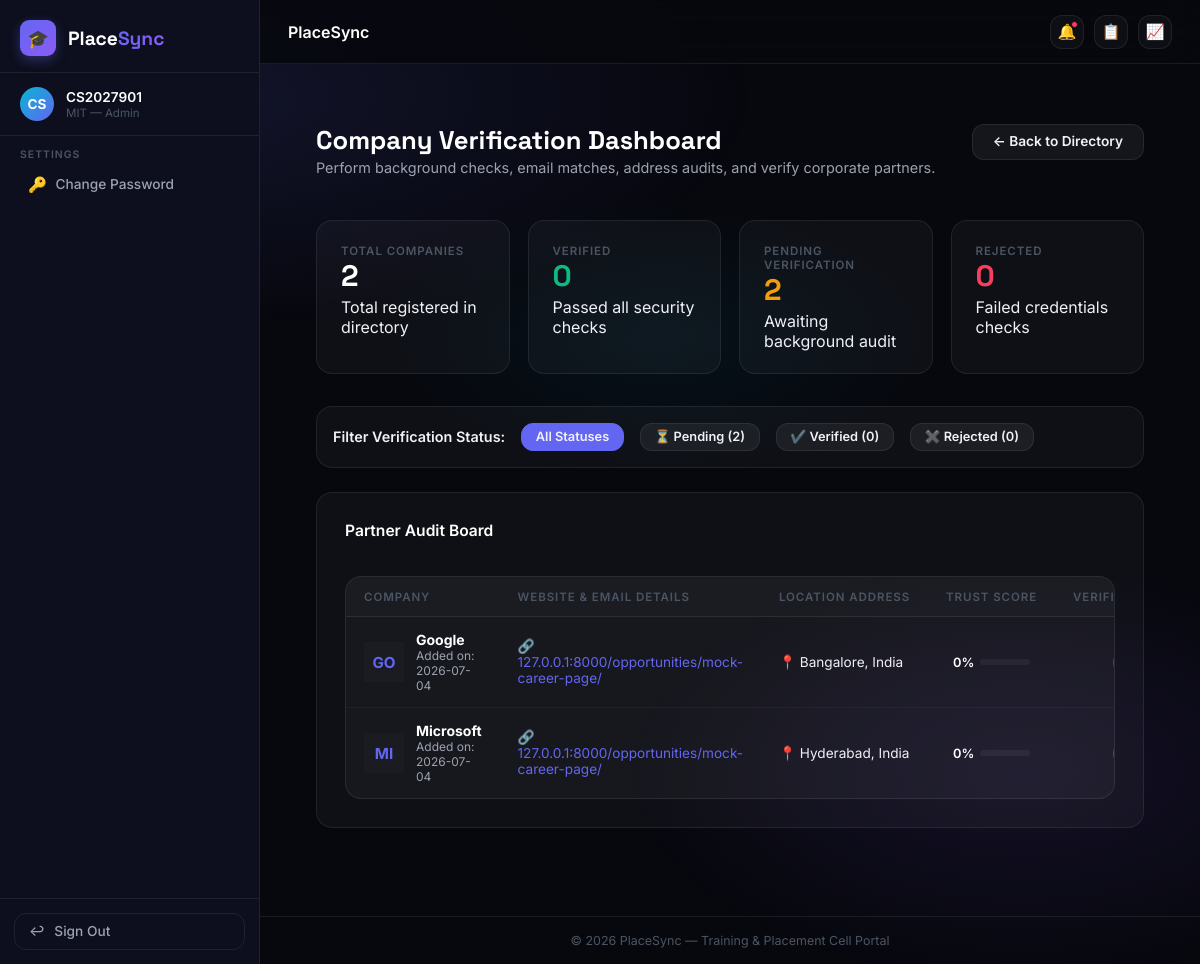
/companies/verification/ (signed in), run on an earlier commit of the app's database.
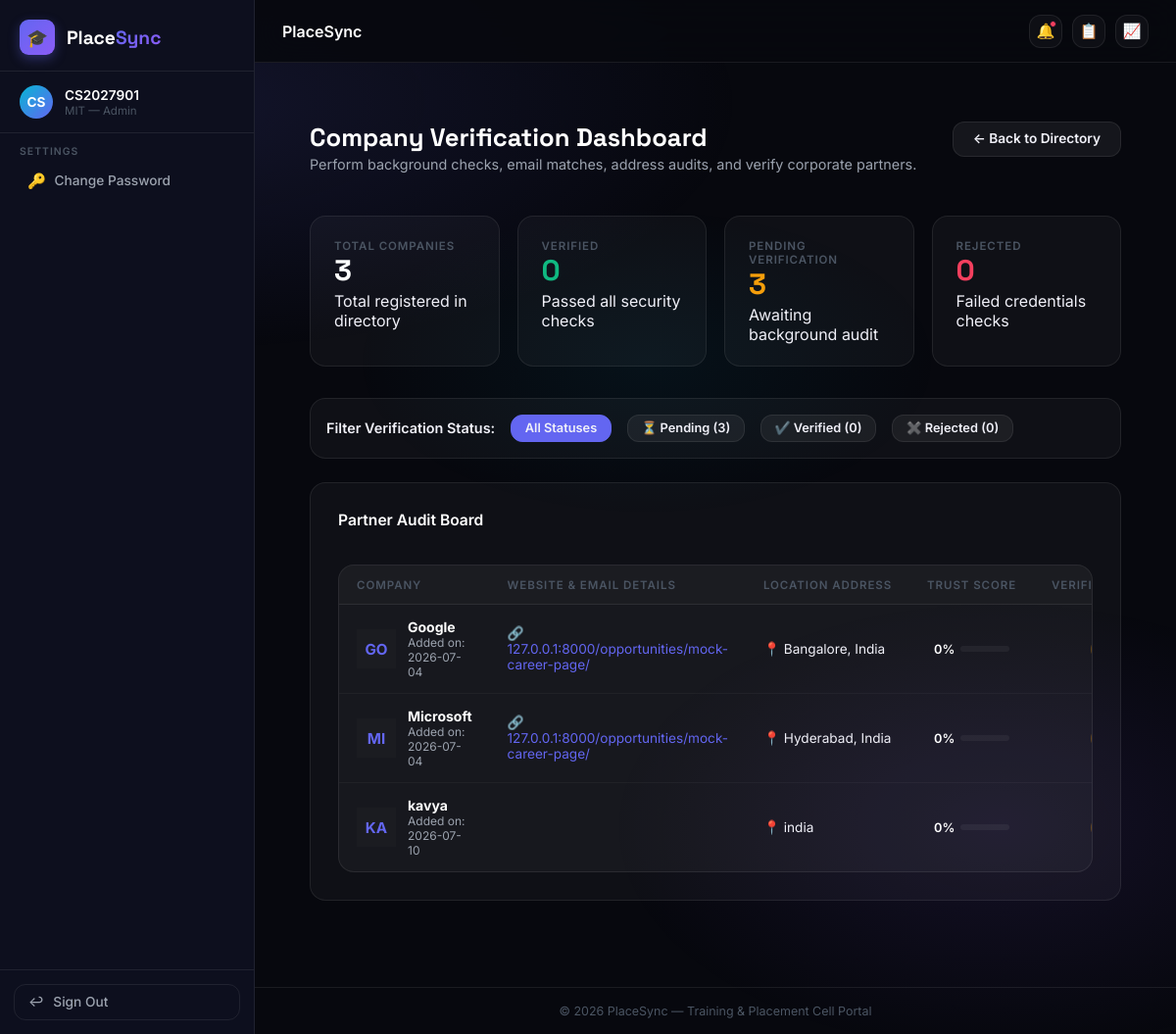
And on a later commit of the database.
### companies/models.py (models this page shows, shortened)
class Company(models.Model):
    class JobMode(models.TextChoices):
        REMOTE = 'REMOTE', 'Remote'
        HYBRID = 'HYBRID', 'Hybrid'
        ON_SITE = 'ON_SITE', 'On-site'
    class VerificationStatus(models.TextChoices):
        PENDING = 'PENDING', 'Pending'
        VERIFIED = 'VERIFIED', 'Verified'
        REJECTED = 'REJECTED', 'Rejected'
    college = models.ForeignKey(
        'colleges.College',
        on_delete=models.CASCADE,
        related_name='companies'
    )
    name = models.CharField(max_length=255)
    logo = models.ImageField(upload_to='company_logos/', blank=True, null=True)
    website = models.URLField(blank=True)
    career_page = models.URLField(blank=True)
    industry = models.CharField(max_length=255, blank=True)
    company_size = models.CharField(max_length=100, blank=True, null=True)
    linkedin_url = models.URLField(blank=True, null=True)
    about_company = models.TextField(blank=True, null=True)
    registration_number = models.CharField(max_length=100, blank=True, null=True)
    hr_name = models.CharField(max_length=255, blank=True)
    hr_email = models.EmailField(blank=True)
    hr_phone = models.CharField(max_length=20, blank=True)
    hr_notes = models.TextField(blank=True, help_text="Any additional HR contact details or notes")
    location = models.CharField(max_length=255, blank=True)
    package_amount = models.DecimalField(
        max_digits=10,
        decimal_places=2,
        null=True,
        blank=True,
        help_text="Package Offered (LPA) e.g. 12.50"
    )
    stipend_amount = models.DecimalField(
        max_digits=10,
        decimal_places=2,
        null=True,
        blank=True,
        help_text="Monthly Stipend Offered e.g. 25000"
    )
    job_mode = models.CharField(
        max_length=20,
        choices=JobMode.choices,
        default=JobMode.ON_SITE
    )
    placement_history = models.TextField(
        blank=True,
        help_text="Summary of past recruits, years, and performance from this college"
    )
    verification_status = models.CharField(
        max_length=20,
        choices=VerificationStatus.choices,
        default=VerificationStatus.PENDING
    )
    is_website_verified = models.BooleanField(default=False)
    is_email_verified = models.BooleanField(default=False)
    is_career_page_verified = models.BooleanField(default=False)
    is_address_verified = models.BooleanField(default=False)
    verification_notes = models.TextField(blank=True)
    trust_score = models.PositiveIntegerField(default=0)
    created_at = models.DateTimeField(auto_now_add=True)
    updated_at = models.DateTimeField(auto_now=True)
    class Meta:
        constraints = [
            models.UniqueConstraint(
                fields=['college', 'name'],
                name='unique_college_company_name'
            ),
        ]
        ordering = ['name']

### companies/views.py (the view)
# urls.py: path('verification/', CompanyVerificationDashboardView.as_view(), name='verification_dashboard'),
class CompanyVerificationDashboardView(LoginRequiredMixin, View):
    template_name = 'companies/verification_dashboard.html'
    def get(self, request, *args, **kwargs):
        college = request.user.college
        if not college:
            raise Http404("No college associated with your account.")
        companies = Company.objects.filter(college=college)
        total_count = companies.count()
        verified_count = companies.filter(verification_status='VERIFIED').count()
        pending_count = companies.filter(verification_status='PENDING').count()
        rejected_count = companies.filter(verification_status='REJECTED').count()
        status_filter = request.GET.get('status', '').strip()
        if status_filter:
            companies = companies.filter(verification_status=status_filter)
        companies = companies.order_by('name')
        context = {
            'companies': companies,
            'total_count': total_count,
            'verified_count': verified_count,
            'pending_count': pending_count,
            'rejected_count': rejected_count,
            'selected_status': status_filter
        }
        return render(request, self.template_name, context)

### staff_permissions/templatetags/staff_tags.py (called while the page is built)
@register.filter(name='has_perm_filter')
def has_perm_filter(user, permission_name):
    if not user or not user.is_authenticated:
        return False
    return has_staff_permission(user, permission_name)

@register.filter(name='is_college_admin_filter')
def is_college_admin_filter(user):
    if not user or not user.is_authenticated:
        return False
    return is_college_admin(user)

### staff_permissions/utils.py (called while the page is built, shortened)
def is_college_admin(user):
    if not user.is_authenticated:
        return False
    if user.is_superuser:
        return True
    if getattr(user, 'role', '') == 'COLLEGE_ADMIN':
        return not hasattr(user, 'staff_profile')
    return False

def has_staff_permission(user, permission_name):
    if not user.is_authenticated:
        return False
    if is_college_admin(user):
        return True
    if getattr(user, 'role', '') != 'COLLEGE_ADMIN':
        return False

### templates/companies/verification_dashboard.html (shortened to what the changed rows need)
{% extends 'base.html' %}
{% block content %}
<div class="container" style="flex: 1; padding-top: 2rem; padding-bottom: 3rem;">
    <div class="dashboard-header" style="border-bottom: none; margin-bottom: 1.5rem;">
        <div>
            <h1 class="dashboard-title">Company Verification Dashboard</h1>
        </div>
    </div>
    <div class="dashboard-grid" style="margin-bottom: 2rem; grid-template-columns: repeat(4, 1fr);">
        <div class="stats-card">
            <p class="stats-label">Total Companies</p>
            <h2 class="stats-value" style="color: #fff;">{{ total_count }}</h2>
            <p class="stats-desc">Total registered in directory</p>
        </div>
        <div class="stats-card">
            <h2 class="stats-value" style="color: var(--success);">{{ verified_count }}</h2>
        </div>
        <div class="stats-card">
            <p class="stats-label">Pending Verification</p>
            <h2 class="stats-value" style="color: var(--warning);">{{ pending_count }}</h2>
            <p class="stats-desc">Awaiting background audit</p>
        </div>
        <div class="stats-card">
            <h2 class="stats-value" style="color: var(--danger);">{{ rejected_count }}</h2>
        </div>
    </div>
    <div class="card-panel" style="margin-top: 0; padding: 1rem; margin-bottom: 1.5rem;">
        <form method="get" style="display: flex; gap: 1rem; align-items: center; flex-wrap: wrap; margin: 0;">
            <span style="font-size: 0.9rem; font-weight: 600; color: var(--text-secondary);">Filter Verification Status:</span>
            <a href="{% url 'companies:verification_dashboard' %}" class="btn btn-secondary" style="font-size: 0.8rem; padding: 0.4rem 0.85rem; {% if not selected_status %}background: var(--primary); border-color: var(--primary);{% endif %}">
                All Statuses
            </a>
            <a href="{% url 'companies:verification_dashboard' %}?status=PENDING" class="btn btn-secondary" style="font-size: 0.8rem; padding: 0.4rem 0.85rem; ">
                ⏳ Pending ({{ pending_count }})
            </a>
            <a href="{% url 'companies:verification_dashboard' %}?status=VERIFIED" class="btn btn-secondary" style="font-size: 0.8rem; padding: 0.4rem 0.85rem; ">
                ✔️ Verified ({{ verified_count }})
            </a>
            <a href="{% url 'companies:verification_dashboard' %}?status=REJECTED" class="btn btn-secondary" style="font-size: 0.8rem; padding: 0.4rem 0.85rem; ">
                ✖️ Rejected ({{ rejected_count }})
            </a>
        </form>
    </div>
    <div class="card-panel" style="margin-top: 0;">
        {% if companies %}
            <div class="table-wrapper">
                <div class="table-responsive">
                    <table class="data-table">
                        <thead>
                            <tr>
                                <th style="width: 25%;">Company</th>
                                <th style="width: 20%;">Website & Email Details</th>
                                <th style="width: 15%;">Location Address</th>
                                <th style="width: 15%; text-align: center;">Trust Score</th>
                                <th style="width: 12%; text-align: center;">Verification Status</th>
                            </tr>
                        </thead>
                        <tbody>
                            {% for company in companies %}
                                <tr>
                                    <td>
                                        <div style="display: flex; gap: 0.75rem; align-items: center;">
                                            <div style="width: 40px; height: 40px; border-radius: var(--radius-sm); border: 1px solid var(--card-border); background: rgba(255,255,255,0.02); display: flex; align-items: center; justify-content: center; overflow: hidden; flex-shrink: 0;">
                                                {% if company.logo %}
                                                    <img src="{{ company.logo.url }}" alt="{{ company.name }} logo" style="width: 100%; height: 100%; object-fit: contain;">
                                                {% else %}
                                                    <span style="font-size: 0.95rem; font-weight: 700; color: var(--primary);">{{ company.name|slice:":2"|upper }}</span>
                                                {% endif %}
                                            </div>
                                            <div>
                                                <strong style="color: #fff;">{{ company.name }}</strong>
                                                <div style="font-size: 0.75rem; color: var(--text-muted);">Added on: {{ company.created_at|date:"Y-m-d" }}</div>
                                            </div>
                                        </div>
                                    </td>
                                    <td>
                                        {% if company.website %}
                                            <div style="font-size: 0.85rem;"><a href="{{ company.website }}" target="_blank" style="color: var(--primary); text-decoration: none;">🔗 {{ company.website|cut:"https://"|cut:"http://" }}</a></div>
                                        {% endif %}
                                    </td>
                                    <td style="font-size: 0.85rem; color: var(--text-secondary);">
                                        📍 {{ company.location|default:"-" }}
                                    </td>
                                    <td>
                                        <div style="display: flex; align-items: center; gap: 0.35rem; justify-content: center;">
                                            <span style="font-size: 0.8rem; font-weight: 600; color: #fff;">{{ company.trust_score }}%</span>
                                            <div style="width: 50px; background: rgba(255,255,255,0.05); height: 6px; border-radius: 3px; overflow: hidden;">
                                            </div>
                                        </div>
                                    </td>
                                    <td style="text-align: center;">
                                    </td>
                                </tr>
                            {% endfor %}
                        </tbody>
                    </table>
                </div>
            </div>
        {% else %}
            <p style="text-align: center; color: var(--text-secondary); font-style: italic; padding: 3rem 0; margin: 0;">
                No partner companies found in this list.
            </p>
        {% endif %}
    </div>
</div>
{% endblock %}

What changed in the data, as far as the page shows it:
added Company: name "KA", name "kavya", created_at "2026-07-10", location "india", trust_score "0"
Also different on the page:
{{ total_count }}: "2" → "3"
{{ pending_count }}: "2" → "3"
